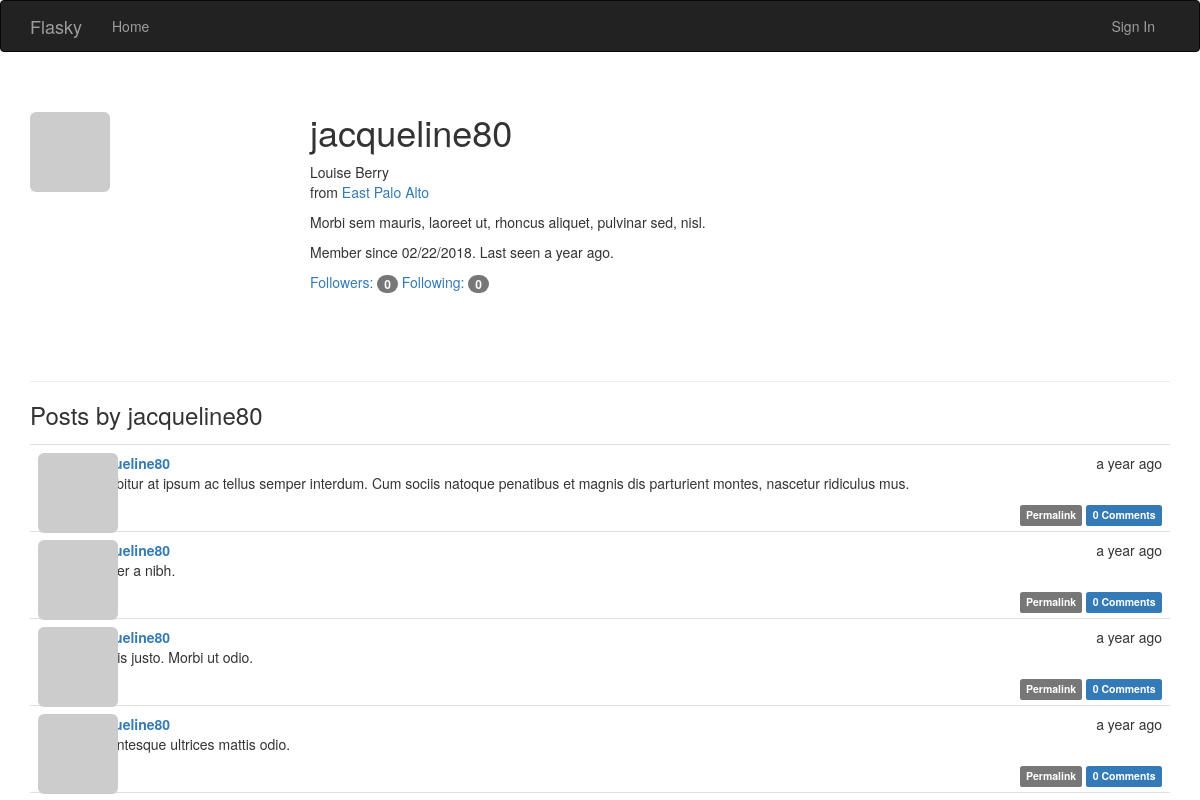
Page /user/jacqueline80 on the committed database.
### app/models.py (models this page shows, shortened)
class User(UserMixin, db.Model):
    __tablename__ = 'users'
    id = db.Column(db.Integer, primary_key=True)
    email = db.Column(db.String(64), unique=True, index=True)
    username = db.Column(db.String(64), unique=True, index=True)
    password_hash = db.Column(db.String(128))
    role_id = db.Column(db.Integer, db.ForeignKey('roles.id'))
    confirmed = db.Column(db.Boolean, default=False)
    name = db.Column(db.String(64))
    location = db.Column(db.String(64))
    about_me = db.Column(db.Text())
    member_since = db.Column(db.DateTime(), default=datetime.utcnow)
    last_seen = db.Column(db.DateTime(), default=datetime.utcnow)
    avatar_hash = db.Column(db.String(32))
    posts = db.relationship('Post', backref='author', lazy='dynamic')
    followed = db.relationship('Follow', foreign_keys=[Follow.follower_id],
                               backref=db.backref('follower', lazy='joined'),
                               lazy='dynamic', cascade='all, delete-orphan')
    followers = db.relationship('Follow', foreign_keys=[Follow.followed_id],
                                backref=db.backref('followed', lazy='joined'),
                                lazy='dynamic', cascade='all, delete-orphan')
    comments = db.relationship('Comment', backref='author', lazy='dynamic')
    @property
    def password(self):
        raise AttributeError('Password is not a readable attribute')
    def gravatar(self, size=100, default='identicon', rating='g'):
        if request.is_secure:
            url = 'https://secure.gravatar.com/avatar'
        else:
            url = 'http://www.gravatar.com/avatar'
        hash = hashlib.md5(self.email.encode('utf-8')).hexdigest()
        return '{url}/{hash}?s={size}&d={default}&r={rating}'\
            .format(url=url, hash=hash, size=size, default=default, rating=rating)

class Post(db.Model):
    __tablename__ = 'posts'
    id = db.Column(db.Integer, primary_key=True)
    body = db.Column(db.Text)
    timestamp = db.Column(db.DateTime, index=True, default=datetime.utcnow)
    author_id = db.Column(db.Integer, db.ForeignKey('users.id'))
    body_html = db.Column(db.Text)
    comments = db.relationship('Comment', backref='post', lazy='dynamic')

### app/main/views.py (the view)
@main.route('/user/<username>')
def user(username):
    user = User.query.filter_by(username=username).first()
    if user is None:
        abort(404)
    posts = user.posts.order_by(Post.timestamp.desc()).all()
    return render_template('user.html', user=user, posts=posts)

### app/auth/views.py (called while the page is built)
@auth.before_app_request
def before_request():
    if current_user.is_authenticated:
        current_user.ping()
        if not current_user.confirmed and request.endpoint[:5] != 'auth.':
            return redirect(url_for('auth.unconfirmed'))

### app/main/__init__.py (called while the page is built)
@main.app_context_processor
def inject_permissions():
    return dict(Permission=Permission)

### app/main/views.py (called while the page is built)
@main.after_app_request
def after_request(response):
    for query in get_debug_queries():
        if query.duration >= current_app.config['FLASKY_SLOW_DB_QUERY_TIME']:
            current_app.logger.warning(
                'Slow query: %s\nParameters: %s\nDuration: %fs\nContext: %s\n'
                % (query.statement, query.parameters, query.duration, query.context))
    return response

### app/models.py (called while the page is built)
    def can(self, permissions):
        return False

    def is_administrator(self):
        return False

### app/templates/user.html (shortened to what this page needs)
{% extends "base.html" %}
{% import "_macros.html" as macros %}
{% block page_content %}
<div class="page-header">
    <img class="img-rounded profile-thumbnail" src="{{ user.gravatar(size=256) }}">
    <div class="profile-header">
        <h1>{{ user.username }}</h1>
        {% if user.name or user.location %}
        <p>
            {% if user.name %}{{ user.name }}<br>{% endif %}
            {% if user.location %}
                from <a href="http://maps.google.com/?q={{ user.location }}">{{ user.location }}</a><br>
            {% endif %}
        </p>
        {% endif %}
        {% if user.about_me %}<p>{{ user.about_me }}</p>{% endif %}
        <p>Member since {{ moment(user.member_since).format('L') }}. Last seen {{ moment(user.last_seen).fromNow() }}.</p>
        <p>
            <a href="{{ url_for('.followers', username=user.username) }}">Followers: <span class="badge">{{ user.followers.count() - 1 }}</span></a>
            <a href="{{ url_for('.followed_by', username=user.username) }}">Following: <span class="badge">{{ user.followed.count() - 1 }}</span></a>
        </p>
    </div>
</div>
<h3>Posts by {{ user.username }}</h3>
{% include '_posts.html' %}
{% endblock %}

### app/templates/_posts.html (shortened to what this page needs)
<ul class="posts">
    {% for post in posts %}
    <li class="post">
        <div class="post-thumbnail">
            <a href="{{ url_for('.user', username=post.author.username) }}">
                <img class="img-rounded profile-thumbnail" src="{{ post.author.gravatar(size=40) }}">
            </a>
        </div>
        <div class="post-content">
            <div class="post-date">{{ moment(post.timestamp).fromNow() }}</div>
            <div class="post-author"><a href="{{ url_for('.user', username=post.author.username) }}">{{ post.author.username }}</a></div>
            <div class="post-body">
                {% if post.body_html %}
                    {{ post.body_html | safe }}
                {% else %}
                    {{ post.body }}
                {% endif %}
            </div>
            <div class="post-footer">
                <a href="{{ url_for('.post', id=post.id) }}">
                    <span class="label label-default">Permalink</span>
                </a>
                <a href="{{ url_for('.post', id=post.id) }}#comments">
                    <span class="label label-primary">
                        {{ post.comments.count() }} Comments
                    </span>
                </a>
            </div>
        </div>
    </li>
    {% endfor %}
</ul>

### app/static/styles.css (style rules this page uses)
.profile-thumbnail { position: absolute; }
.profile-header { min-height: 260px; margin-left: 280px; }
ul.posts { list-style-type: none; padding: 0; margin: 16px 0 0 0; border-top: 1px solid #e0e0e0; }
ul.posts li.post { padding: 8px; border-bottom: 1px solid #e0e0e0; }
div.post-date { float: right; }
div.post-author { font-weight: bold; }
div.post-thumbnail { position: absolute; }
div.post-content { margin-left: 48px; min-height: 48px; }
div.post-footer { text-align: right; }

### rows in the picture
User: username "jacqueline80", name "Louise Berry", location "East Palo Alto", about_me "Morbi sem mauris, laoreet ut, rhoncus aliquet, pulvinar sed, nisl.", member_since "02/22/2018", last_seen "a year ago"
Post: timestamp "a year ago", author.username "jacqueline80", body_html "Curabitur at ipsum ac tellus semper interdum. Cum sociis natoque penatibus et magnis dis parturient montes, nascetur ridiculus mus.", comments.count "0"
Post: timestamp "a year ago", author.username "jacqueline80", body_html "Integer a nibh.", comments.count "0"
Post: timestamp "a year ago", author.username "jacqueline80", body_html "In quis justo. Morbi ut odio.", comments.count "0"
Post: timestamp "a year ago", author.username "jacqueline80", body_html "Pellentesque ultrices mattis odio.", comments.count "0"

### other values in the picture
{{ user.followers.count() - 1 }} "0"
{{ user.followed.count() - 1 }} "0"
